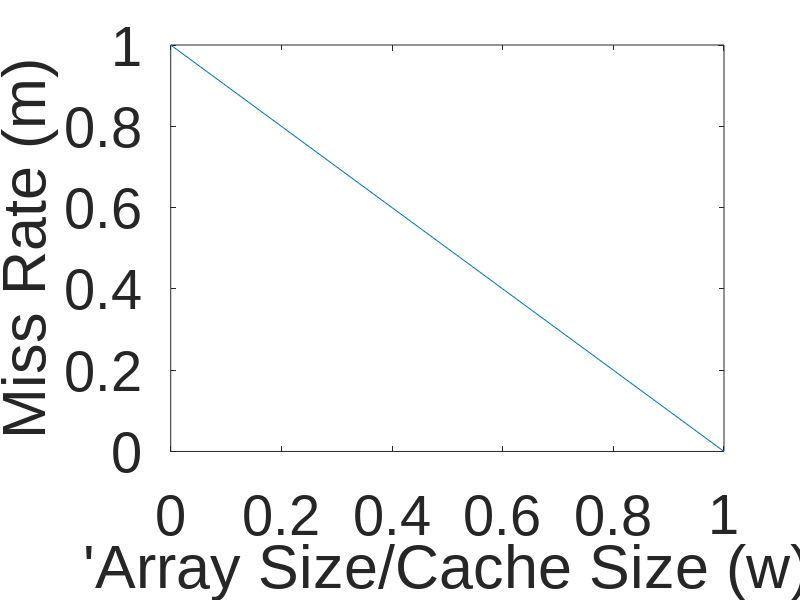

Source code (MATLAB):
x = 0:0.1:1;y = 1-x;plot(x,y); set(gca, 'FontName', 'Arial')set(gca, 'FontSize', 40)ylabel('Miss Rate (m)')xlabel('''Array Size/Cache Size (w)');